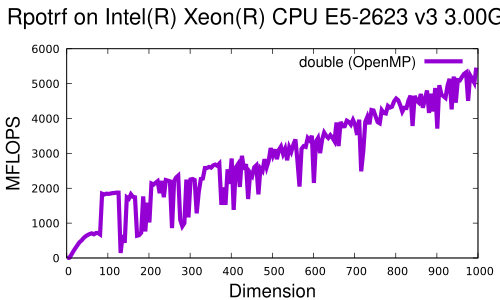

This figure's gnuplot source:
set xlabel font "Helvetica,20"
set ylabel font "Helvetica,20"
set key font "Helvetica,16"
set title font "Helvetica,24"
set title "Rpotrf on Intel(R) Xeon(R) CPU E5-2623 v3 @ 3.00GHz "
set xlabel "Dimension"
set ylabel "MFLOPS"
#set terminal postscript eps color enhanced
set terminal pdf

plot \
"log.Rpotrf.double_opt"	    using 1:2 title 'double (OpenMP)'        with lines linewidth 6
